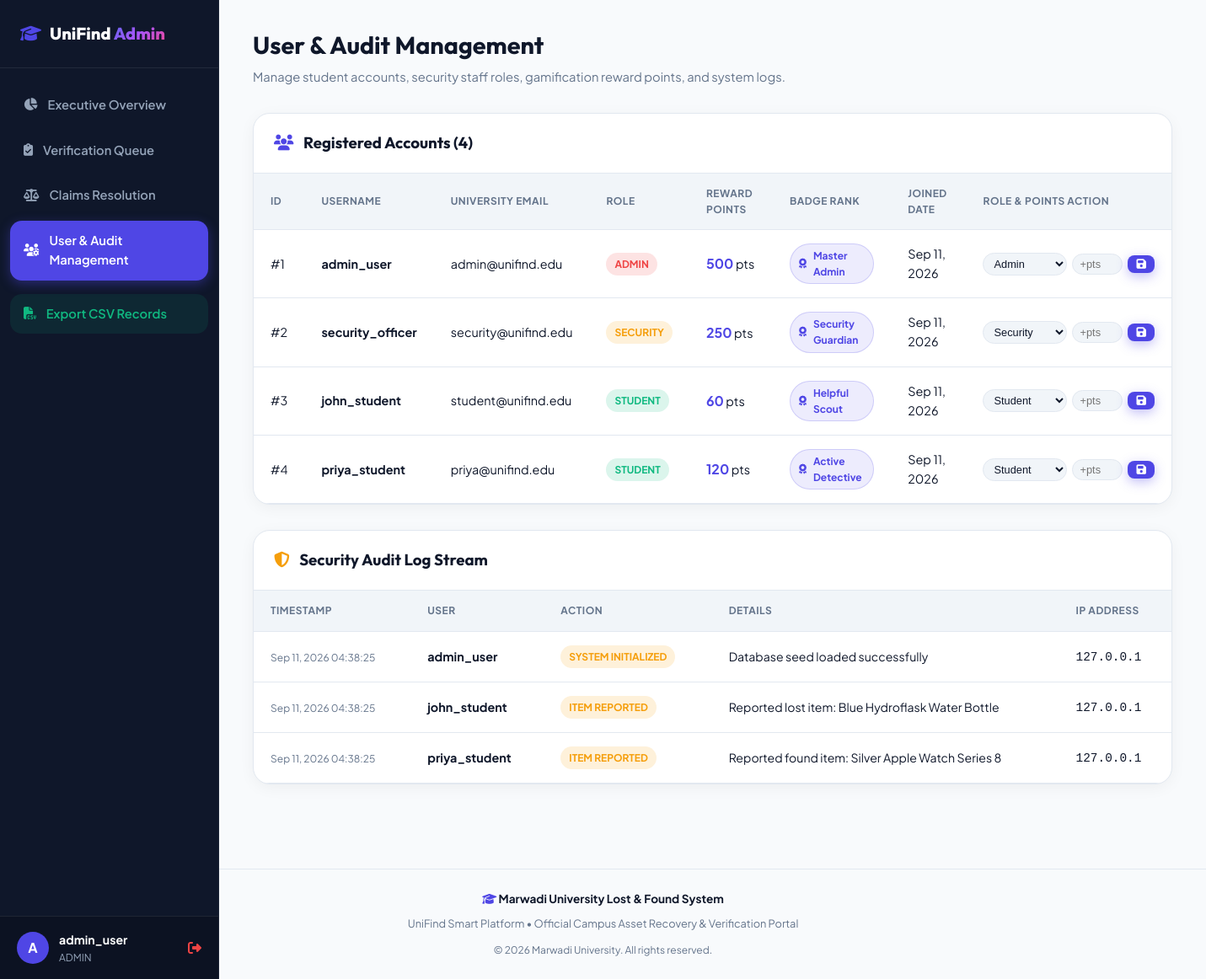
/admin/manage_users.php (signed in), run on the app's committed database.
### tables this page shows
CREATE TABLE IF NOT EXISTS users (
    id INT PRIMARY KEY AUTO_INCREMENT,
    username VARCHAR(50) UNIQUE NOT NULL,
    email VARCHAR(100) UNIQUE NOT NULL,
    password VARCHAR(255) NOT NULL,
    role ENUM('student', 'admin', 'security') NOT NULL DEFAULT 'student',
    reward_points INT DEFAULT 0,
    badge VARCHAR(50) DEFAULT 'Novice Finder',
    created_at TIMESTAMP DEFAULT CURRENT_TIMESTAMP
);

CREATE TABLE IF NOT EXISTS activity_logs (
    id INT PRIMARY KEY AUTO_INCREMENT,
    user_id INT NULL,
    action VARCHAR(255) NOT NULL,
    details TEXT NULL,
    ip_address VARCHAR(45) NULL,
    created_at TIMESTAMP DEFAULT CURRENT_TIMESTAMP,
    FOREIGN KEY (user_id) REFERENCES users(id) ON DELETE SET NULL
);

### config.php (called while the page is built, shortened)
<?php
function e($string) {
    return htmlspecialchars($string ?? '', ENT_QUOTES, 'UTF-8');
}
function base_url($path = '') {
    $scriptName = str_replace('\\', '/', $_SERVER['SCRIPT_NAME'] ?? '/');
    $dir = str_replace('\\', '/', dirname($scriptName));
    if (basename($dir) === 'student' || basename($dir) === 'admin') {
        $dir = str_replace('\\', '/', dirname($dir));
    }
    $dir = rtrim($dir, '/\\');
    $cleanPath = ltrim($path, '/\\');
    return ($dir === '' || $dir === '/') ? '/' . $cleanPath : $dir . '/' . $cleanPath;
}

### admin/manage_users.php (the view, shortened to what this page needs)
<?php
require_once __DIR__ . '/../config.php';
$usersResult = $conn->query("SELECT * FROM users ORDER BY id ASC");
$users = $usersResult ? $usersResult->fetch_all(MYSQLI_ASSOC) : [];
$logsResult = $conn->query("SELECT l.*, u.username FROM activity_logs l LEFT JOIN users u ON l.user_id = u.id ORDER BY l.created_at DESC LIMIT 50");
$logs = $logsResult ? $logsResult->fetch_all(MYSQLI_ASSOC) : [];
require_once __DIR__ . '/../header.php';
?>
<div class="admin-layout">
  <aside class="admin-sidebar">
    <div class="admin-brand">
      <i class="fa-solid fa-graduation-cap" style="color: var(--primary);"></i>
      <span>UniFind <span class="gradient-text">Admin</span></span>
    </div>
    <nav class="admin-nav">
      <a href="<?= base_url('admin/dashboard.php') ?>" class="admin-nav-item">
        <i class="fa-solid fa-chart-pie"></i> Executive Overview
      </a>
      <a href="<?= base_url('admin/verification_queue.php') ?>" class="admin-nav-item">
        <i class="fa-solid fa-clipboard-check"></i> Verification Queue
      </a>
      <a href="<?= base_url('admin/resolve_claims.php') ?>" class="admin-nav-item">
        <i class="fa-solid fa-scale-balanced"></i> Claims Resolution
      </a>
      <a href="<?= base_url('admin/manage_users.php') ?>" class="admin-nav-item active">
        <i class="fa-solid fa-users-gear"></i> User & Audit Management
      </a>
      <a href="<?= base_url('admin/export_csv.php') ?>" class="admin-nav-item" style="margin-top: 10px; background: rgba(16, 185, 129, 0.1); color: #10b981;">
        <i class="fa-solid fa-file-csv"></i> Export CSV Records
      </a>
    </nav>
    <div class="admin-user-widget">
      <div style="width: 38px; height: 38px; border-radius: 50%; background: var(--primary); display: flex; align-items: center; justify-content: center; color: #fff; font-weight: 700;">
        <?= strtoupper(substr($_SESSION['username'] ?? 'A', 0, 1)) ?>
      </div>
      <div style="flex-grow: 1; overflow: hidden;">
        <div style="font-weight: 700; font-size: 0.88rem; color: #fff; white-space: nowrap; overflow: hidden; text-overflow: ellipsis;"><?= e($_SESSION['username']) ?></div>
        <div style="font-size: 0.75rem; color: #94a3b8; text-transform: uppercase;"><?= e($_SESSION['role']) ?></div>
      </div>
      <a href="<?= base_url('logout.php') ?>" style="color: #ef4444;" title="Sign Out"><i class="fa-solid fa-right-from-bracket"></i></a>
    </div>
  </aside>
  <main class="admin-main">
    <div class="admin-header">
      <div>
        <h1 style="font-size: 1.8rem; margin-bottom: 4px;">User & Audit Management</h1>
        <p style="color: var(--text-muted); font-size: 0.92rem;">Manage student accounts, security staff roles, gamification reward points, and system logs.</p>
      </div>
    </div>
    <div class="data-table-card">
      <div class="data-table-header">
        <h3><i class="fa-solid fa-users" style="color: var(--primary); margin-right: 8px;"></i> Registered Accounts (<?= count($users) ?>)</h3>
      </div>
      <div class="table-responsive">
        <table class="table">
          <thead>
            <tr>
              <th>ID</th>
              <th>Username</th>
              <th>University Email</th>
              <th>Role</th>
              <th>Reward Points</th>
              <th>Badge Rank</th>
              <th>Joined Date</th>
              <th>Role & Points Action</th>
            </tr>
          </thead>
          <tbody>
            <?php foreach ($users as $u): ?>
              <tr>
                <td>#<?= $u['id'] ?></td>
                <td><strong><?= e($u['username']) ?></strong></td>
                <td><?= e($u['email']) ?></td>
                <td>
                  <span class="badge <?= $u['role'] === 'admin' ? 'badge-pending' : ($u['role'] === 'security' ? 'badge-claimed' : 'badge-verified') ?>">
                    <?= ucfirst($u['role']) ?>
                  </span>
                </td>
                <td><strong style="color: var(--primary); font-size: 1rem;"><?= (int)$u['reward_points'] ?></strong> pts</td>
                <td>
                  <span class="reward-badge-pill" style="font-size: 0.75rem; padding: 4px 10px; background: rgba(79,70,229,0.1); color: var(--primary); border: 1px solid rgba(79,70,229,0.2);">
                    <i class="fa-solid fa-award"></i> <?= e($u['badge']) ?>
                  </span>
                </td>
                <td><?= date('M d, Y', strtotime($u['created_at'])) ?></td>
                <td>
                  <form method="POST" action="" style="display: flex; gap: 6px; align-items: center;">
                    <select name="role" class="form-control" style="padding: 4px 8px; font-size: 0.8rem; width: 100px;">
                      <option value="student" <?= $u['role'] === 'student' ? 'selected' : '' ?>>Student</option>
                      <option value="security" <?= $u['role'] === 'security' ? 'selected' : '' ?>>Security</option>
                      <option value="admin" <?= $u['role'] === 'admin' ? 'selected' : '' ?>>Admin</option>
                    </select>
                    <input type="number" name="add_points" placeholder="+pts" class="form-control" style="padding: 4px 8px; font-size: 0.8rem; width: 60px;">
                    <button type="submit" class="btn btn-primary btn-sm" style="padding: 4px 10px;" title="Save Settings">
                      <i class="fa-solid fa-floppy-disk"></i>
                    </button>
                  </form>
                </td>
              </tr>
            <?php endforeach; ?>
          </tbody>
        </table>
      </div>
    </div>
    <div class="data-table-card">
      <div class="data-table-header">
        <h3><i class="fa-solid fa-shield-halved" style="color: var(--accent); margin-right: 8px;"></i> Security Audit Log Stream</h3>
      </div>
      <div class="table-responsive">
        <table class="table">
          <thead>
            <tr>
              <th>Timestamp</th>
              <th>User</th>
              <th>Action</th>
              <th>Details</th>
              <th>IP Address</th>
            </tr>
          </thead>
          <tbody>
            <?php foreach ($logs as $l): ?>
              <tr>
                <td><small style="color: var(--text-muted);"><?= date('M d, Y H:i:s', strtotime($l['created_at'])) ?></small></td>
                <td><strong><?= e($l['username'] ?? 'System') ?></strong></td>
                <td><span class="badge badge-claimed"><?= e($l['action']) ?></span></td>
                <td style="font-size: 0.88rem;"><?= e($l['details']) ?></td>
                <td><code><?= e($l['ip_address']) ?></code></td>
              </tr>
            <?php endforeach; ?>
          </tbody>
        </table>
      </div>
    </div>
  </main>
</div>
<?php require_once __DIR__ . '/../footer.php'; ?>

### header.php (shortened to what this page needs)
<?php
require_once __DIR__ . '/config.php';
?>
<!DOCTYPE html>
<html lang="en">
<head>
  <link rel="stylesheet" href="<?= base_url('style.css') ?>">
  <link rel="stylesheet" href="https://cdnjs.cloudflare.com/ajax/libs/font-awesome/6.4.0/css/all.min.css">
</head>
<body class="<?= (isset($_COOKIE['theme']) && $_COOKIE['theme'] === 'dark') ? 'dark-theme' : '' ?>">

### footer.php (shortened to what this page needs)
  <footer class="app-footer">
    <div style="max-width: 1100px; margin: 0 auto; display: flex; flex-direction: column; align-items: center; gap: 8px;">
      <p style="font-weight: 700; color: var(--text-main);">
        <i class="fa-solid fa-graduation-cap" style="color: var(--primary);"></i> Marwadi University Lost & Found System
      </p>
      <p style="font-size: 0.8rem; color: var(--text-muted);">
        UniFind Smart Platform • Official Campus Asset Recovery & Verification Portal
      </p>
      <p style="font-size: 0.75rem; color: var(--text-muted); margin-top: 4px;">
        &copy; <?= date('Y') ?> Marwadi University. All rights reserved.
      </p>
    </div>
  </footer>
</body>
</html>

### data on the page
users: id "1", username "admin_user", email "admin@unifind.edu", role "ADMIN", reward_points "500", badge "Master Admin", created_at "Sep 11, 2026", role "Admin"
users: id "2", username "security_officer", email "security@unifind.edu", role "SECURITY", reward_points "250", badge "Security Guardian", created_at "Sep 11, 2026", role "Security"
users: id "3", username "john_student", email "student@unifind.edu", role "STUDENT", reward_points "60", badge "Helpful Scout", created_at "Sep 11, 2026", role "Student"
users: id "4", username "priya_student", email "priya@unifind.edu", role "STUDENT", reward_points "120", badge "Active Detective", created_at "Sep 11, 2026", role "Student"
activity_logs: created_at "Sep 11, 2026 04:38:25", user.username "admin_user", action "SYSTEM INITIALIZED", details "Database seed loaded successfully", ip_address "127.0.0.1"
activity_logs: created_at "Sep 11, 2026 04:38:25", user.username "john_student", action "ITEM REPORTED", details "Reported lost item: Blue Hydroflask Water Bottle", ip_address "127.0.0.1"
activity_logs: created_at "Sep 11, 2026 04:38:25", user.username "priya_student", action "ITEM REPORTED", details "Reported found item: Silver Apple Watch Series 8", ip_address "127.0.0.1"

### other printed values
substr($_SESSION['username'] ?? 'A', 0, 1) "A"
$_SESSION['username'] "admin_user"
$_SESSION['role'] "ADMIN"
count($users) "4"
